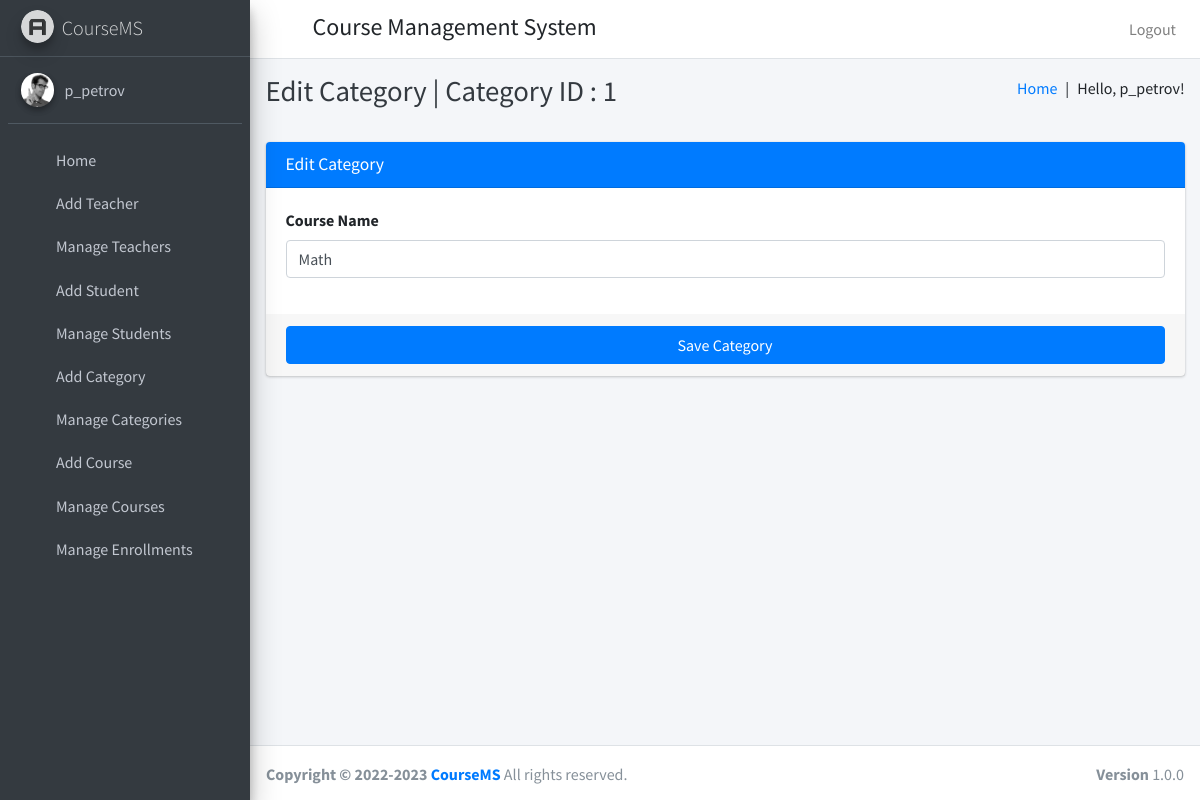
Screenshot of /edit_category/1 (signed in) with the database file from the repository.
### course/models.py (models this page shows, shortened)
class User(AbstractUser):
    USER_TYPE_SELECTION = (
        (1, "HOD"),
        (2, "Teacher"),
        (3, "Student")
    )
    user_type = models.CharField(max_length=1, choices=USER_TYPE_SELECTION, default=1)

class Category(models.Model):
    id = models.AutoField(primary_key=True)
    category_name = models.CharField(max_length=25, unique=True)

### course/HodViews.py (the view)
# urls.py: path('edit_category/<str:category_id>', HodViews.edit_category, name="edit_category"),
def edit_category(request, category_id):
    category=Category.objects.get(id=category_id)
    return render(request,"hod_templates/edit_category_template.html",{"category":category, "id":category_id})

### course/templates/hod_templates/edit_category_template.html (shortened to what this page needs)
{% extends 'hod_templates/base_template.html' %}
{% block page_title %}
Edit Category | Category ID : {{ category.id }}
{% endblock page_title %}
{% block main_content %}
<section class="content">
  <div class="container-fluid">
    <div class="row">
      <div class="col-md-12">
        <div class="card card-primary">
          <div class="card-header">
            <h3 class="card-title">Edit Category</h3>
          </div>
          <form role="form" action="/edit_category_save" method="post">
            <div class="card-body">
              <div class="form-group">
                <label>Course Name </label>
                <input type="text" class="form-control" name="category" placeholder="Enter Category"
                  value="{{ category.category_name }}">
              </div>
            </div>
            <div class="card-footer">
              <button type="submit" class="btn btn-primary btn-block">Save Category</button>
            </div>
          </form>
        </div>
      </div>
    </div>
  </div>
</section>
{% endblock main_content %}

### course/templates/hod_templates/base_template.html (shortened to what this page needs)
{% load static %}
<!DOCTYPE html>
<html>
<head>
  <link rel="stylesheet" href="{% static "plugins/fontawesome-free/css/all.min.css" %}">
  <link rel="stylesheet" href="https://code.ionicframework.com/ionicons/2.0.1/css/ionicons.min.css">
  <link rel="stylesheet" href="{% static "plugins/tempusdominus-bootstrap-4/css/tempusdominus-bootstrap-4.min.css" %}">
  <link rel="stylesheet" href="{% static "plugins/icheck-bootstrap/icheck-bootstrap.min.css" %}">
  <link rel="stylesheet" href="{% static "plugins/jqvmap/jqvmap.min.css" %}">
  <link rel="stylesheet" href="{% static "dist/css/adminlte.min.css" %}">
  <link rel="stylesheet" href="{% static "plugins/overlayScrollbars/css/OverlayScrollbars.min.css" %}">
  <link rel="stylesheet" href="{% static "plugins/daterangepicker/daterangepicker.css" %}">
  <link rel="stylesheet" href="{% static "plugins/summernote/summernote-bs4.css" %}">
</head>
<body class="hold-transition sidebar-mini layout-fixed">
<div class="wrapper">
  <nav class="main-header navbar navbar-expand navbar-white navbar-light">
    <ul class="navbar-nav">
      <li class="nav-item">
        <a class="nav-link" data-widget="pushmenu" href="#"><i class="fas fa-bars"></i></a>
      </li>
    </ul>
    <h4 style="margin-left: 10px;margin-top: 5px;">Course Management System</h4>
    <ul class="navbar-nav ml-auto">
      <li class="nav-item">
        <a class="nav-link" href="{% url 'logout' %}">
          Logout
        </a>
      </li>
    </ul>
  </nav>
    {% include 'hod_templates/sidebar_content.html' %}
  <div class="content-wrapper">
    <div class="content-header">
      <div class="container-fluid">
        <div class="row mb-2">
          <div class="col-sm-6">
            <h1 class="m-0 text-dark">
              {% block page_title %}
              {% endblock page_title %}
            </h1>
          </div>
          <div class="col-sm-6">
            <ol class="breadcrumb float-sm-right">
              <li class="breadcrumb-item"><a href="/admin_home">Home&ensp;</a></li>
              <p>|&ensp;Hello,&nbsp;{{ user.get_username }}!</p>
            </ol>
          </div>
        </div>
      </div>
    </div>
    {% block main_content %}{% endblock main_content %}
  </div>
    {% include 'hod_templates/footer.html' %}
</div>
</body>
</html>

### course/templates/hod_templates/sidebar_content.html
{% load static %}
<aside class="main-sidebar sidebar-dark-primary elevation-4">
  <a href="/admin_home" class="brand-link">
    <img src="{% static "dist/img/AdminLTELogo.png" %}" alt="AdminLTE Logo" class="brand-image img-circle elevation-3"
      style="opacity: .8">
    <span class="brand-text font-weight-light">CourseMS</span>
  </a>
  <div class="sidebar">
    <div class="user-panel mt-3 pb-3 mb-3 d-flex">
      <div class="image">
        <img src="{% static "dist/img/user2-160x160.jpg" %}" class="img-circle elevation-2" alt="User Image">
      </div>
      <div class="info">
        <a href="#" class="d-block">{{ user.get_username }}</a>
      </div>
    </div>
    <nav class="mt-2">
      <ul class="nav nav-pills nav-sidebar flex-column" data-widget="treeview" role="menu" data-accordion="false">
        <li class="nav-item">
            {% url 'admin_home' as admin_home %}
            <a href="{{ admin_home }}" class="nav-link {% if request.path == admin_home %} active {% endif %}">
              <i class="nav-icon fas fa-th"></i>
              <p>
                Home
              </p>
            </a>
          </li>
        <li class="nav-item">
          <a href="/add_teacher" class="nav-link">
            <i class="nav-icon fas fa-th"></i>
            <p>
              Add Teacher
            </p>
          </a>
        </li>
        <li class="nav-item">
          <a href="/manage_teachers" class="nav-link">
            <i class="nav-icon fas fa-th"></i>
            <p>
              Manage Teachers
            </p>
          </a>
        </li>
        <li class="nav-item">
          <a href="/add_student" class="nav-link">
            <i class="nav-icon fas fa-th"></i>
            <p>
              Add Student
            </p>
          </a>
        </li>
        <li class="nav-item">
          <a href="/manage_students" class="nav-link">
            <i class="nav-icon fas fa-th"></i>
            <p>
              Manage Students
            </p>
          </a>
        </li>
        <li class="nav-item">
          <a href="/add_category" class="nav-link">
            <i class="nav-icon fas fa-th"></i>
            <p>
              Add Category
            </p>
          </a>
        </li>
        <li class="nav-item">
          <a href="/manage_categories" class="nav-link">
            <i class="nav-icon fas fa-th"></i>
            <p>
              Manage Categories
            </p>
          </a>
        </li>
        <li class="nav-item">
          <a href="/add_course" class="nav-link">
            <i class="nav-icon fas fa-th"></i>
            <p>
              Add Course
            </p>
          </a>
        </li>
        <li class="nav-item">
          <a href="/manage_courses" class="nav-link">
            <i class="nav-icon fas fa-th"></i>
            <p>
              Manage Courses
            </p>
          </a>
        </li>
        <li class="nav-item">
          <a href="/manage_enrollments" class="nav-link">
            <i class="nav-icon fas fa-th"></i>
            <p>
              Manage Enrollments
            </p>
          </a>
        </li>
      </ul>
    </nav>
  </div>
</aside>

### rows the page displays
User: get_username "p_petrov"
Category: id "1", category "Math"
